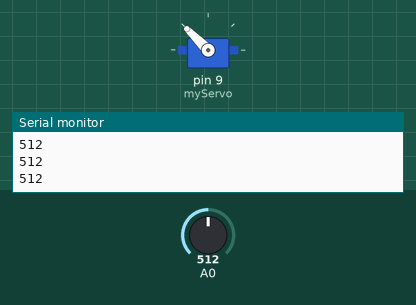
A sketch run on a simulated Arduino Uno, built with avr-gcc and run on an emulated ATmega328P. Parts: servo, the last lines printed to the serial monitor. Inputs (shaded band) come from the test bench; at power-on: A0 = 512.

Above: at 1.2 s.
1.3 s: A0 set to 716
At 1.8 s:
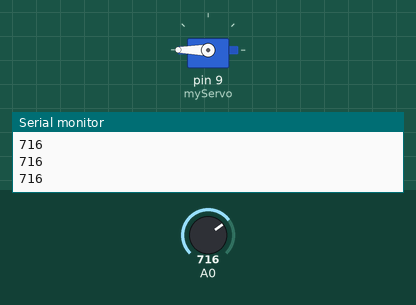
2.8 s: A0 set to 306
At 3.1 s:
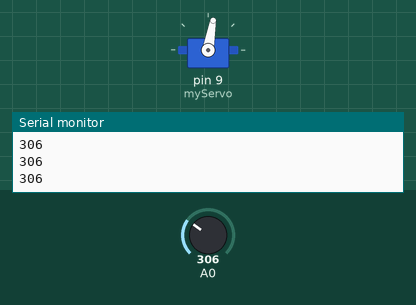
4.3 s: A0 set to 260
At 5.3 s:
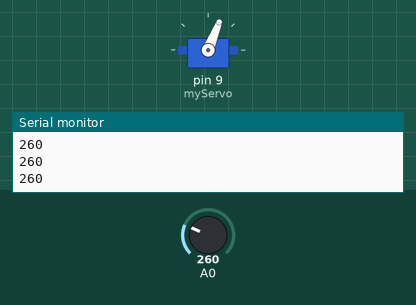
5.8 s: A0 set to 122
At 6.6 s:
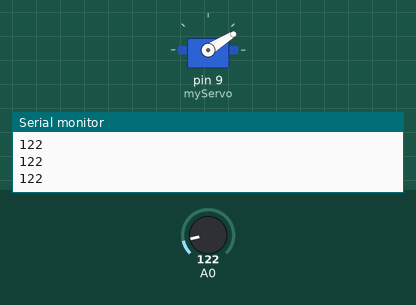
7.3 s: A0 set to 0
At 7.6 s:
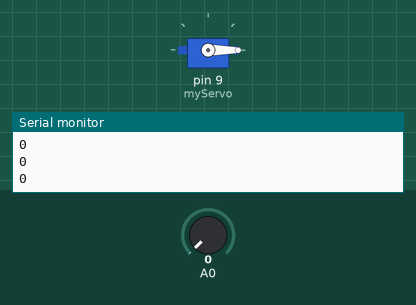
8.8 s: A0 set to 900
At 10.0 s:
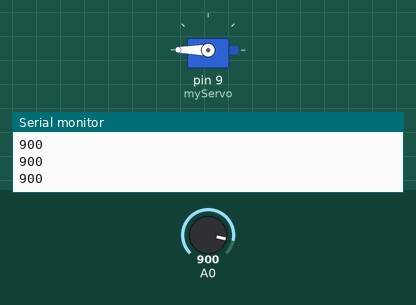
Timing chart, 0 to 11.3 s (numbered marks = the images above; inputs shaded):
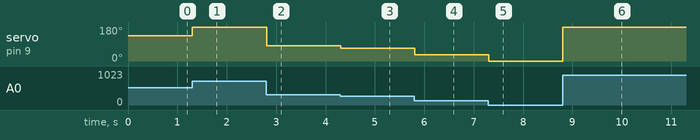

Measured:
- after the input at 1.3 s, servo on pin 9 (myServo): 135° → 180° at once
- after the input at 2.8 s, servo on pin 9 (myServo): 180° → 80° at once
- after the input at 4.3 s, servo on pin 9 (myServo): 80° → 68° at once
- after the input at 5.8 s, servo on pin 9 (myServo): 68° → 32° at once
- after the input at 7.3 s, servo on pin 9 (myServo): 32° → 0° at once
- after the input at 8.8 s, servo on pin 9 (myServo): 0° → 180° at once

The sketch:

servo_potenciometr.ino
```cpp
#include <Servo.h>
#define MAXANGLE 270.0;
Servo myServo;
void setup() {
  // put your setup code here, to run once:
  myServo.attach(9);
  Serial.begin(9600);
  pinMode(A0, INPUT);
}

void loop() {
  // put your main code here, to run repeatedly:
  int val = analogRead(A0);
  Serial.println(val);
  int angle = val / 1024.0 * MAXANGLE;
  angle = constrain(angle, 0, 180);
  myServo.write(angle);
}
```
